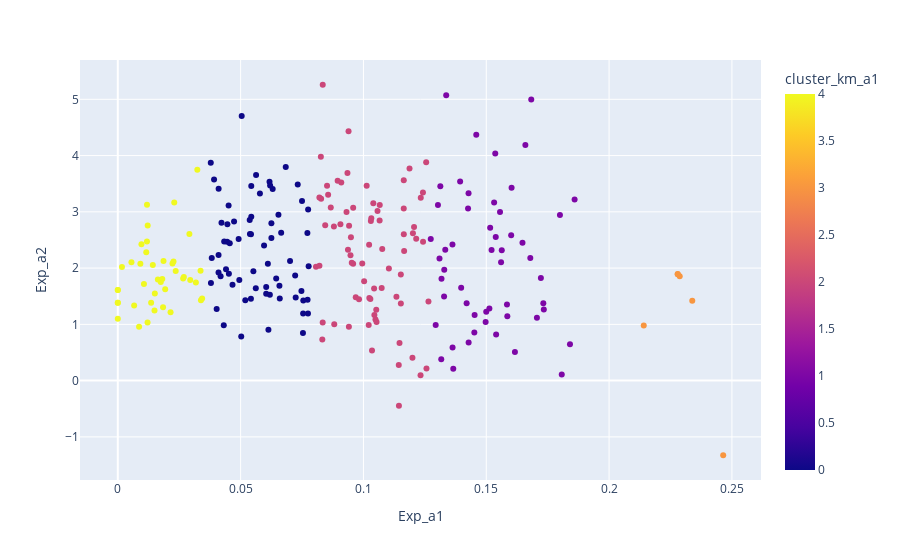

Notebook code cell kept with this figure:
### Markdown cell above
KMeans распределяет классы по свободному члену. Попробуем распределить классы по коэффициенту при x:

### Code cell
km = KMeans(n_clusters=5)
km.fit(plotting_data[['Exp_a1']])
cluster_exp['cluster_km_a1'] = km.predict(plotting_data[['Exp_a1']])
fig = px.scatter(cluster_exp, x="Exp_a1", y="Exp_a2", color="cluster_km_a1")
fig.show()

### Figure 1 — Plotly figure (JSON) as saved in the notebook; plotly's stock layout.template omitted (floating-point values rounded to 4 significant figures; data arrays with more than 128 entries replaced by an {"elided": "..."} marker saying what was removed)
{"data": [{"hovertemplate": "Exp_a1=%{x}<br>Exp_a2=%{y}<br>cluster_km_a1=%{marker.color}<extra></extra>", "legendgroup": "", "marker": {"color": {"elided": "239 int values"}, "coloraxis": "coloraxis", "symbol": "circle"}, "mode": "markers", "name": "", "orientation": "v", "showlegend": false, "type": "scatter", "x": {"elided": "239 float values"}, "xaxis": "x", "y": {"elided": "239 float values"}, "yaxis": "y"}], "layout": {"coloraxis": {"colorbar": {"title": {"text": "cluster_km_a1"}}, "colorscale": [[0, "#0d0887"], [0.1111, "#46039f"], [0.2222, "#7201a8"], [0.3333, "#9c179e"], [0.4444, "#bd3786"], [0.5556, "#d8576b"], [0.6667, "#ed7953"], [0.7778, "#fb9f3a"], [0.8889, "#fdca26"], [1, "#f0f921"]]}, "legend": {"tracegroupgap": 0}, "margin": {"t": 60}, "xaxis": {"anchor": "y", "domain": [0, 1], "title": {"text": "Exp_a1"}}, "yaxis": {"anchor": "x", "domain": [0, 1], "title": {"text": "Exp_a2"}}}}
